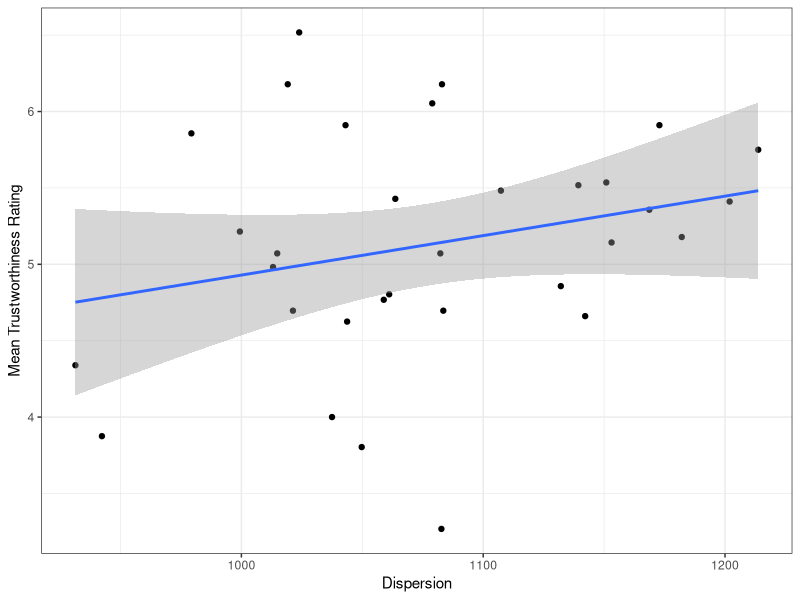
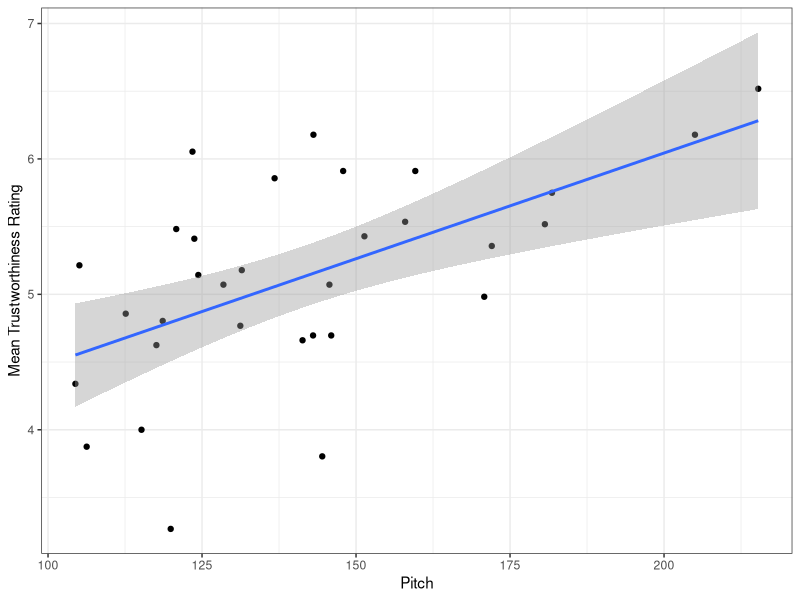
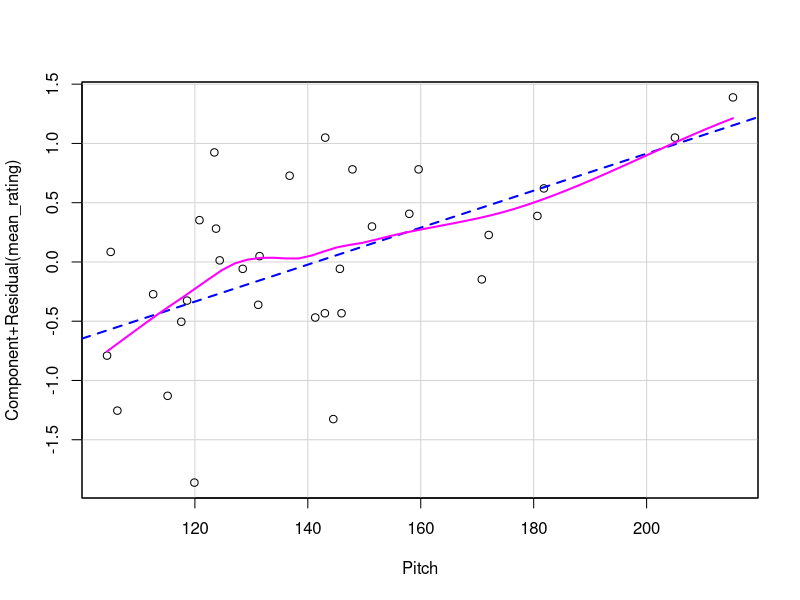
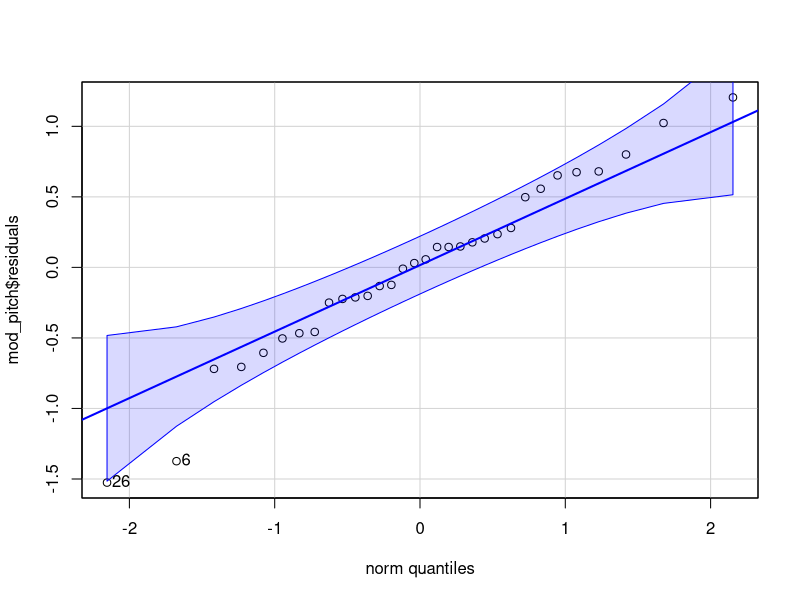
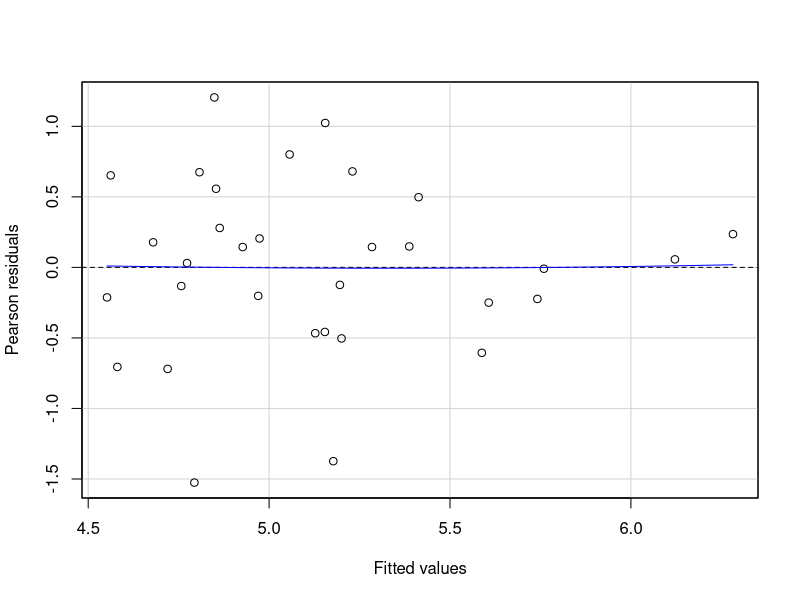

The R source for these figures, in order:
# PSYC412: Week 11 - Lab activity 2

# Step 1: Background and set up -------------------------------------------

# Empty R environment
rm(list=ls())                            

# Load relevant libraries
library(broom)
library(car)
library(tidyverse)

# Read in the data
acoustics <- read_csv("voice_acoustics.csv")
ratings <- read_csv("voice_ratings.csv")

# Have a look at the data
acoustics
ratings

# QUESTION 1: How are the acoustics data and the ratings data organised (wide or long)? Are both data files 'tidy'? 
#
# ANSWER: Recall the difference between wide and long data. In wide data, each row represents an individual
# case, with observations for that case in separate columns; in long data, each row represents a single
# observation, and the observations are grouped together into cases based on the value of a variable (for these
# data, the VoiceID variable). The acoustics data file is tidy and in the long format. The ratings data is in
# the wide format.


# Step 2: Restructuring the ratings data ----------------------------------

# We are going to need to do some data-wrangling before we do any analysis! Specifically, we need the change
# the ratings data to the long format.
#
# TASK: Use the pivot_longer() function to restructure the ratings data from wide to long and store the resulting table
# as 'ratings_tidy'.

ratings_tidy <- pivot_longer(
  data = ratings, # the data you want to restructure
  cols = P1:P28, # columns you want to apply th above to
  names_to = "participant", # variable name that captures whatever is across the columns you are restructuring, in this case P1 to P28 for the 28 different participants)
  values_to = "rating") # variable name that captures whatever is in the cells (in this case numbers for ratings)


# Step 3: Calculate mean trustworthiness rating for each voice ------------

# TASK: Now that we’ve gotten the ratings data into a tidy format, the next step is to calculate the mean rating
# for each voice. Remember that each voice is identified by the VoiceID variable. Store the resulting table in
# a variable named ratings_mean.
#
# HINT: Use group_by() and summarise(). Are you using the tidy data? Also, remember that if there are any
# missing values (NAs) then na.rm = TRUE would help.

ratings_mean <- ratings_tidy %>% 
  group_by(VoiceID) %>% 
  summarise(mean_rating = mean(rating))


# Step 4: Join the data together -----------------------------------------

# Ok, before we get ahead of ourselves, in order to perform the regression analysis we need to combine the data
# from ratings_mean (the mean ratings) with acoustics (the pitch and dispersion ratings). Also, as we said, we
# only want to analyse male voices today.
#
# TASK: Join the two tables and keep only the data for the male voices, call the resulting table 'joined'.
#
# HINT: Use the inner_join() function (making use of the variable that is common across both tables) to join. Use 
# the filter() to only keep male voices. Remember that the Boolean operator for exactly equal is ==.

joined <- ratings_mean %>%
  inner_join(acoustics, "VoiceID") %>% 
  filter(sex == "M")

# Step 5: Spreading the data ----------------------------------------------

# Ok so we are starting to get an understanding of our data and we want to start thinking about the regression.
# However, the regression would be easier to work with if Pitch and Dispersion were in separate columns. This
# can be achieved using the spread() function. It is a bit like the reverse of gather(). It takes the data and
# you tell it which values you want spread and by which column (though in the order of data, column, value).
# Run the code below to do this.

joined_wide <- joined %>%
  pivot_wider(
    names_from = measures, # name of the categorical column to spread
    values_from = value) # name of the data to spread

# QUESTION 2: Why do we not need to specify within the `pivot_wider()` function which data to use?

# ANSWER: Because we use the function in a pipe. The data to be used is specified before the %>% sign.
# For more info on pipes see here: https://r4ds.had.co.nz/pipes.html?q=pipes#pipes

# Step 6: Visualising the data --------------------------------------------

# As always, it is a good idea to visualise your data.
#
# TASK: Now that we have all the variables in one place, make two scatterplots, one of mean trustworthiness
# rating with dispersion and one for mean trustworthiness rating and pitch.
#
# HINT: For this you'll need the ggplot() function together with geom_point() and geom_smooth(). Make
# sure to give your axes some sensible labels.

ggplot(joined_wide, aes(x = Dispersion, y = mean_rating)) +
  geom_point() +
  geom_smooth(method = "lm") +
  theme_bw() +
  labs (y = "Mean Trustworthiness Rating")

ggplot(joined_wide, aes(x = Pitch, y = mean_rating)) +
  geom_point() +
  geom_smooth(method = "lm") +
  theme_bw() +
  labs (y = "Mean Trustworthiness Rating")

# QUESTION 3: According to the scatterplot, how would you decribe the relationships between trustworthiness
# and dispersion and trustworthiness and pitch in terms of direction and strength? Which one of the two 
# seems stronger?
#
# ANSWER: According to the scatterplot, there appears to be a positive relationship between both pitch and
# trustworthiness and dispersion and trustworthiness, but the relationship with pitch seems stronger (because
# the data point fall slightly closer to the line of best fit).


# Step 7: Conducting and interpreting simple regression -----------------------

# With all the variables in place, we're ready now to start building the regression models.
#
# TASK: Use the lm() function to run the following two regression models and use the summary() function to
# look at the output of each model:
# 1. Run the simple linear regression of predicting trustworthiness mean ratings from Pitch, and store the model in mod_pitch.
# 2. Run the simple linear regression of predicting trustworthiness mean ratings from Dispersion, and store the model in mod_disp.
#
# HINT: lm(dv ~ iv, data = my_data)

mod_disp <- lm(mean_rating ~ Dispersion, joined_wide)
mod_disp_sum <- summary(mod_disp)
  
mod_pitch <- lm(mean_rating ~ Pitch, joined_wide)
mod_pitch_sum <- summary(mod_pitch)

# QUESTION 4: What do you conclude from the output of these models? Which model is significant? Which predictors
# are significant? How much variance does each model describe?
#
# ANSWER: Overall, the Pitch only model is significant (F(1,30) = 14.83, p < .001) and describes 30.9% of the variance.
# In contrast, the Dispersion only model is not actually significant (F(1,30) = 1.98, p = .17) meaning that it 
# is not actually any use as a model. This is backed up by it only explaining 3.1% of the variance.


# Step 8: Conducting and interpreting multiple regression -----------------

# Now let's look at both predictors in the same model. Before we do this, it is sensible to center and standardise
# the predictors.
#
# TASK: Look at the code below. Can you follow how the predictors are first centered (_c) and then standardised (_z)?
# Here I do this by hand because I think it makes it clearer, even though there are functions that do this in
# one step. If you want to know more, type ?scale() in the console window and read the help on that function.
# Now run the code.

joined_wide <- mutate(joined_wide,
                      Dispersion_c = Dispersion - mean(Dispersion),
                      Dispersion_z = Dispersion_c / sd(Dispersion_c),
                      Pitch_c = Pitch - mean(Pitch),
                      Pitch_z = Pitch_c / sd(Pitch_c))

# TASK: Now use the centered and standardised data for the multiple regression. Use the lm() function to run
# a model for predicting trustworthiness mean ratings from Pitch and Dispersion, and store the model in
# mod_pitchdisp_z. Use the summary() function to look at the output.
#
# HINT: lm(dv ~ iv1 + iv2, data = my_data)

mod_pitchdisp_z <- lm(mean_rating ~ Pitch_z + Dispersion_z, joined_wide)
mod_pitchdisp_z_sum <- summary(mod_pitchdisp_z)

# QUESTION 5: What do you conclude from the output of this model? Is the overall model significant? Which predictors
# are significant? How much variance does the model describe? Which model would you say is best for predicting
# ratings of trustworthiness, the Pitch only, the Dispersion only or the Pitch+Dispersion model?
#
# ANSWER: Looking at the multiple linear regression model which contains both pitch and dispersion we can see
# that it is a useful model ((F(2,29) = 7.81, p = .002) explaining 30.5% of the variance). However only pitch 
# is a significant predictor in this model (beta = 0.41, p = .001), whereas dispersion is not
# (beta  = 0.11, p = .361) and the multiple regression model actually describes less variance than
# the pitch alone model. There is an argument to be made that the pitch only model is the best
# model in the current analysis (describes more variance and is more parsimonious than the pitchdisp model).


# Step 9: Checking assumptions --------------------------------------------

# Now that we've established which model best fits the data, let's check whether it meets the assumptions of
# linearity, normality and homoscedasticity. 
#
# HINT: crPlots() to check linearity
#       qqPlot() and shapiro.test() to check normality of the residuals
#       residualPlot() and nvcTest() to check homoscedasticity of the residuals
#
# QUESTION 6: What do you conclude from the graphs and output? Should we also check for collinearity?
#
# ANSWER: The component+residual plot suggest that the relationship is linear, while the qq-plot and the 
# result from the Shapiro Wilk test (not significant) suggest that the residuals are normally distributed. The
# residuals are also homoscedastic, judging from the residual plot and the output of the non-constant variance
# test (not significant).

crPlots(mod_pitch)

qqPlot(mod_pitch$residuals) 
shapiro.test(mod_pitch$residuals)

residualPlot(mod_pitch)
ncvTest(mod_pitch)


# Step 10: Writing up the results -----------------------------------------

# TASK: Write up the results follow APA guidelines.
#
# HINT: The Purdue writing lab website (https://owl.purdue.edu/owl/research_and_citation/apa6_style/apa_formatting_and_style_guide/statistics_in_apa.html)
# is helpful for guidance on punctuating statistics. The APA Style 7th Edition Numbers and Statistics Guide (https://apastyle.apa.org/instructional-aids/numbers-statistics-guide.pdf) is also useful.
#
# ANSWER: Three regression models were fitted with mean rating for voice trustworthiness as outcome
# variable. The predictor variables were pitch only, dispersion only, or both pitch and dispersion.
# Using overall model significance and adjusted R-squared as a guide, it was concluded that the pitch only
# model best fitted the data. The pitch only model significantly predicted trustworthiness (F(1, 30) = 14.83,
# p < .001, Adjusted R2 = 0.31), accounting for 31% of the variance. Pitch was a significant
# positive predictor (β = 0.02, p < 0.001); when pitch increased, trustworthiness also increased (see also Figure X).
# The results for the dispersion only and the pitch and dispersion models can be seen in Table X.
